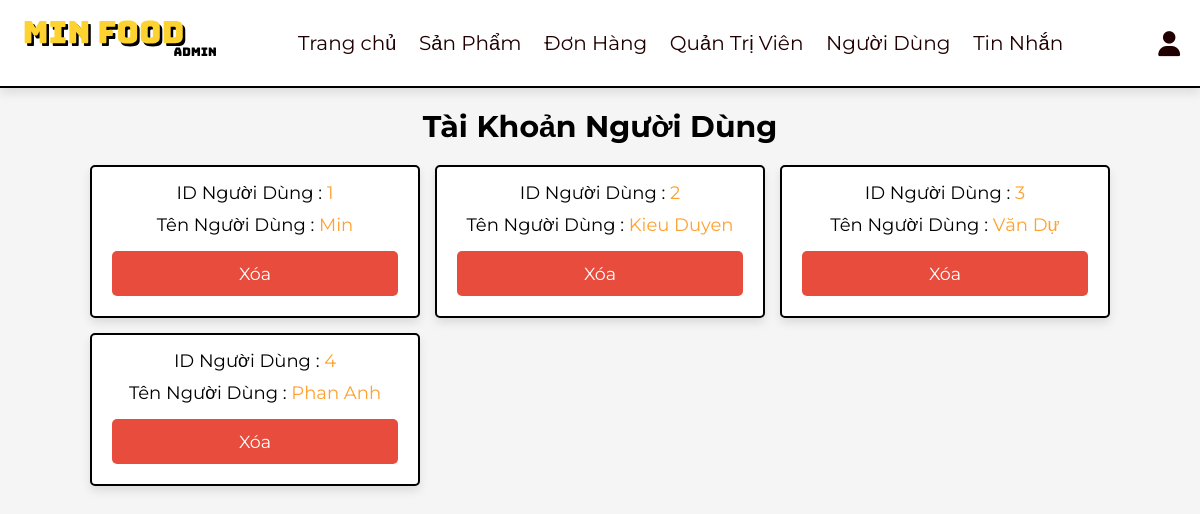
/admin/users_accounts.php (signed in), run on the app's committed database.
### tables this page shows
CREATE TABLE `users` (
  `id` int(100) NOT NULL,
  `name` varchar(20) NOT NULL,
  `email` varchar(50) NOT NULL,
  `number` varchar(10) NOT NULL,
  `password` varchar(50) NOT NULL,
  `address` varchar(500) NOT NULL
);

### admin/users_accounts.php (the view, shortened to what this page needs)
<?php
include '../components/connect.php';
?>
<!DOCTYPE html>
<html lang="en">
<head>
   <link rel="stylesheet" href="https://cdnjs.cloudflare.com/ajax/libs/font-awesome/6.1.1/css/all.min.css">
   <link rel="stylesheet" href="../css/admin_style.css">
</head>
<body>
<?php include '../components/admin_header.php' ?>
<section class="accounts">
   <h1 class="heading">Tài Khoản Người Dùng</h1>
   <div class="box-container">
   <?php
      $select_account = $conn->prepare("SELECT * FROM `users`");
      $select_account->execute();
      if($select_account->rowCount() > 0){
         while($fetch_accounts = $select_account->fetch(PDO::FETCH_ASSOC)){
   ?>
   <div class="box">
      <p> ID Người Dùng : <span><?= $fetch_accounts['id']; ?></span> </p>
      <p> Tên Người Dùng : <span><?= $fetch_accounts['name']; ?></span> </p>
      <a href="users_accounts.php?delete=<?= $fetch_accounts['id']; ?>" class="delete-btn" onclick="return confirm('Bạn có muốn xóa tài khoản này?');">Xóa</a>
   </div>
   <?php
      }
   }else{
      echo '<p class="empty">Không có tài khoản</p>';
   }
   ?>
   </div>
</section>
</body>
</html>

### css/admin_style.css (style rules this page uses)
:root { --main-color:#fea130; --red:#e74c3c; --orange:#f39c12; --black:#000000; --white:#fff; --light-bg:#f5f5f5; --light-color:#200000 ; --border:.2rem solid var(--black); --box-shadow:0 .5rem 1rem rgba(0,0,0,.1); }
* { font-family: 'Montserrat', sans-serif; margin:0; padding:0; box-sizing: border-box; text-decoration: none; outline: none; border:none; }
html { font-size: 62.5%; overflow-x: hidden; }
body { background-color: var(--light-bg); }
section { max-width: 1200px; margin:0 auto; padding:2rem; }
.btn, .delete-btn, .option-btn { display: block; margin-top: 1rem; border-radius: .5rem; cursor: pointer; width: 100%; font-size: 1.75rem; color:var(--white); padding:1.2rem 3rem; text-transform: capitalize; text-align: center; }
.delete-btn { background-color: var(--red); }
.heading { text-align: center; margin-bottom: 2rem; text-transform: capitalize; color:var(--black); font-size: 3rem; }
.accounts .box-container { display: grid; grid-template-columns: repeat(auto-fit, 33rem); gap:1.5rem; justify-content: center; align-items: flex-start; }
.accounts .box-container .box { background-color: var(--white); border-radius: .5rem; box-shadow: var(--box-shadow); border:var(--border); padding:2rem; padding-top: 1rem; text-align: center; }
.accounts .box-container .box p { padding: .5rem 0; font-size: 1.8rem; color:var(--black); }
.accounts .box-container .box p span { color:var(--main-color); }

### data on the page
users: id "1", name "Min"
users: id "2", name "Kieu Duyen"
users: id "3", name "Văn Dự"
users: id "4", name "Phan Anh"
